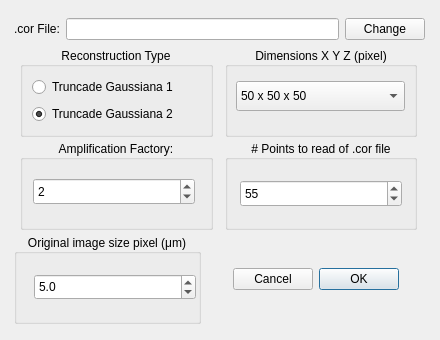
<?xml version="1.0" encoding="UTF-8"?>
<ui version="4.0">
 <class>DialogReconstruction</class>
 <widget class="QDialog" name="DialogReconstruction">
  <property name="geometry">
   <rect>
    <x>0</x>
    <y>0</y>
    <width>440</width>
    <height>340</height>
   </rect>
  </property>
  <property name="sizePolicy">
   <sizepolicy hsizetype="Preferred" vsizetype="Preferred">
    <horstretch>0</horstretch>
    <verstretch>0</verstretch>
   </sizepolicy>
  </property>
  <property name="minimumSize">
   <size>
    <width>440</width>
    <height>340</height>
   </size>
  </property>
  <property name="maximumSize">
   <size>
    <width>440</width>
    <height>340</height>
   </size>
  </property>
  <property name="windowTitle">
   <string>3D Reconstruction</string>
  </property>
  <property name="windowIcon">
   <iconset resource="application.qrc">
    <normaloff>:/images/logo.png</normaloff>:/images/logo.png</iconset>
  </property>
  <widget class="QWidget" name="layoutWidget1">
   <property name="geometry">
    <rect>
     <x>14</x>
     <y>14</y>
     <width>411</width>
     <height>30</height>
    </rect>
   </property>
   <layout class="QHBoxLayout" name="horizontalLayout">
    <item>
     <widget class="QLabel" name="labelCor">
      <property name="text">
       <string>.cor File:</string>
      </property>
     </widget>
    </item>
    <item>
     <widget class="QLineEdit" name="lineEditFile">
      <property name="text">
       <string/>
      </property>
      <property name="readOnly">
       <bool>true</bool>
      </property>
     </widget>
    </item>
    <item>
     <widget class="QPushButton" name="pushButtonChange">
      <property name="text">
       <string>Change</string>
      </property>
     </widget>
    </item>
   </layout>
  </widget>
  <widget class="QWidget" name="layoutWidget2">
   <property name="geometry">
    <rect>
     <x>14</x>
     <y>47</y>
     <width>411</width>
     <height>90</height>
    </rect>
   </property>
   <layout class="QHBoxLayout" name="horizontalLayout_2">
    <item>
     <widget class="QGroupBox" name="groupBoxTipe">
      <property name="sizePolicy">
       <sizepolicy hsizetype="Minimum" vsizetype="Preferred">
        <horstretch>0</horstretch>
        <verstretch>0</verstretch>
       </sizepolicy>
      </property>
      <property name="maximumSize">
       <size>
        <width>193</width>
        <height>16777215</height>
       </size>
      </property>
      <property name="title">
       <string>Reconstruction Type</string>
      </property>
      <property name="alignment">
       <set>Qt::AlignCenter</set>
      </property>
      <layout class="QGridLayout" name="gridLayout">
       <item row="2" column="0">
        <widget class="QRadioButton" name="radioButtonGT2">
         <property name="text">
          <string>Truncade Gaussiana 2</string>
         </property>
         <property name="checked">
          <bool>true</bool>
         </property>
        </widget>
       </item>
       <item row="1" column="0">
        <widget class="QRadioButton" name="radioButtonGT1">
         <property name="text">
          <string>Truncade Gaussiana 1</string>
         </property>
        </widget>
       </item>
      </layout>
     </widget>
    </item>
    <item>
     <widget class="QGroupBox" name="groupBoxXYZ">
      <property name="sizePolicy">
       <sizepolicy hsizetype="Preferred" vsizetype="Preferred">
        <horstretch>0</horstretch>
        <verstretch>0</verstretch>
       </sizepolicy>
      </property>
      <property name="maximumSize">
       <size>
        <width>192</width>
        <height>16777215</height>
       </size>
      </property>
      <property name="title">
       <string>Dimensions X Y Z (pixel)</string>
      </property>
      <property name="alignment">
       <set>Qt::AlignCenter</set>
      </property>
      <widget class="QComboBox" name="comboBoxXYZ">
       <property name="geometry">
        <rect>
         <x>11</x>
         <y>34</y>
         <width>169</width>
         <height>30</height>
        </rect>
       </property>
       <property name="sizePolicy">
        <sizepolicy hsizetype="Expanding" vsizetype="Fixed">
         <horstretch>0</horstretch>
         <verstretch>0</verstretch>
        </sizepolicy>
       </property>
       <property name="currentIndex">
        <number>0</number>
       </property>
       <property name="maxVisibleItems">
        <number>5</number>
       </property>
       <item>
        <property name="text">
         <string>50 x 50 x 50</string>
        </property>
       </item>
       <item>
        <property name="text">
         <string notr="true">100 x 100 x 100</string>
        </property>
       </item>
       <item>
        <property name="text">
         <string>150 x 150 x 150</string>
        </property>
       </item>
       <item>
        <property name="text">
         <string>200 x 200 x 200</string>
        </property>
       </item>
       <item>
        <property name="text">
         <string>250 x 250 x 250</string>
        </property>
       </item>
       <item>
        <property name="text">
         <string>300 x 300 x 300</string>
        </property>
       </item>
       <item>
        <property name="text">
         <string>350 x 350 x 350</string>
        </property>
       </item>
       <item>
        <property name="text">
         <string>400 x 400 x 400</string>
        </property>
       </item>
       <item>
        <property name="text">
         <string>450 x 450 x 450</string>
        </property>
       </item>
       <item>
        <property name="text">
         <string>500 x 500 x 500</string>
        </property>
       </item>
      </widget>
     </widget>
    </item>
   </layout>
  </widget>
  <widget class="QWidget" name="layoutWidget3">
   <property name="geometry">
    <rect>
     <x>14</x>
     <y>140</y>
     <width>411</width>
     <height>90</height>
    </rect>
   </property>
   <layout class="QHBoxLayout" name="horizontalLayout_3">
    <item>
     <widget class="QGroupBox" name="groupBoxAF">
      <property name="sizePolicy">
       <sizepolicy hsizetype="Minimum" vsizetype="Preferred">
        <horstretch>0</horstretch>
        <verstretch>0</verstretch>
       </sizepolicy>
      </property>
      <property name="maximumSize">
       <size>
        <width>193</width>
        <height>16777215</height>
       </size>
      </property>
      <property name="title">
       <string>Amplification Factory:</string>
      </property>
      <property name="alignment">
       <set>Qt::AlignCenter</set>
      </property>
      <widget class="QSpinBox" name="spinBoxAF">
       <property name="geometry">
        <rect>
         <x>13</x>
         <y>38</y>
         <width>162</width>
         <height>27</height>
        </rect>
       </property>
       <property name="sizePolicy">
        <sizepolicy hsizetype="Expanding" vsizetype="Fixed">
         <horstretch>0</horstretch>
         <verstretch>0</verstretch>
        </sizepolicy>
       </property>
       <property name="minimum">
        <number>1</number>
       </property>
       <property name="maximum">
        <number>10</number>
       </property>
       <property name="value">
        <number>2</number>
       </property>
      </widget>
     </widget>
    </item>
    <item>
     <widget class="QGroupBox" name="groupBoxNP">
      <property name="sizePolicy">
       <sizepolicy hsizetype="Minimum" vsizetype="Preferred">
        <horstretch>0</horstretch>
        <verstretch>0</verstretch>
       </sizepolicy>
      </property>
      <property name="maximumSize">
       <size>
        <width>192</width>
        <height>16777215</height>
       </size>
      </property>
      <property name="title">
       <string># Points to read of .cor file</string>
      </property>
      <property name="alignment">
       <set>Qt::AlignCenter</set>
      </property>
      <widget class="QSpinBox" name="spinBoxNP">
       <property name="geometry">
        <rect>
         <x>15</x>
         <y>40</y>
         <width>162</width>
         <height>27</height>
        </rect>
       </property>
       <property name="sizePolicy">
        <sizepolicy hsizetype="Expanding" vsizetype="Fixed">
         <horstretch>0</horstretch>
         <verstretch>0</verstretch>
        </sizepolicy>
       </property>
       <property name="minimum">
        <number>10</number>
       </property>
       <property name="maximum">
        <number>256</number>
       </property>
       <property name="value">
        <number>55</number>
       </property>
      </widget>
     </widget>
    </item>
   </layout>
  </widget>
  <widget class="QWidget" name="layoutWidget">
   <property name="geometry">
    <rect>
     <x>14</x>
     <y>234</y>
     <width>411</width>
     <height>90</height>
    </rect>
   </property>
   <layout class="QHBoxLayout" name="horizontalLayout_4">
    <item>
     <widget class="QGroupBox" name="groupBoxSP">
      <property name="maximumSize">
       <size>
        <width>194</width>
        <height>16777215</height>
       </size>
      </property>
      <property name="title">
       <string>Original image size pixel (μm)</string>
      </property>
      <property name="alignment">
       <set>Qt::AlignCenter</set>
      </property>
      <widget class="QDoubleSpinBox" name="doubleSpinBoxSP">
       <property name="geometry">
        <rect>
         <x>20</x>
         <y>40</y>
         <width>162</width>
         <height>26</height>
        </rect>
       </property>
       <property name="sizePolicy">
        <sizepolicy hsizetype="Expanding" vsizetype="Fixed">
         <horstretch>0</horstretch>
         <verstretch>0</verstretch>
        </sizepolicy>
       </property>
       <property name="decimals">
        <number>1</number>
       </property>
       <property name="minimum">
        <double>0.500000000000000</double>
       </property>
       <property name="maximum">
        <double>10.000000000000000</double>
       </property>
       <property name="singleStep">
        <double>0.500000000000000</double>
       </property>
       <property name="value">
        <double>5.000000000000000</double>
       </property>
      </widget>
     </widget>
    </item>
    <item>
     <widget class="QDialogButtonBox" name="buttonBox">
      <property name="sizePolicy">
       <sizepolicy hsizetype="Preferred" vsizetype="Preferred">
        <horstretch>0</horstretch>
        <verstretch>0</verstretch>
       </sizepolicy>
      </property>
      <property name="layoutDirection">
       <enum>Qt::RightToLeft</enum>
      </property>
      <property name="orientation">
       <enum>Qt::Horizontal</enum>
      </property>
      <property name="standardButtons">
       <set>QDialogButtonBox::Cancel|QDialogButtonBox::Ok</set>
      </property>
      <property name="centerButtons">
       <bool>true</bool>
      </property>
     </widget>
    </item>
   </layout>
  </widget>
  <zorder>layoutWidget</zorder>
  <zorder>layoutWidget1</zorder>
  <zorder>layoutWidget2</zorder>
  <zorder>layoutWidget3</zorder>
 </widget>
 <tabstops>
  <tabstop>radioButtonGT2</tabstop>
 </tabstops>
 <resources>
  <include location="application.qrc"/>
 </resources>
 <connections/>
</ui>
